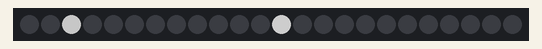
The sketch below on a simulated Arduino Uno, built with avr-gcc and run on an emulated ATmega328P. Parts: 24 RGB LEDs in strip order, left to right. Dim RGB values are drawn brighter than linear; random numbers use the default seed unless the sketch sets one.

Above: at 1.11 s.
At 9.36 s:
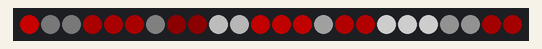
At 15.21 s:
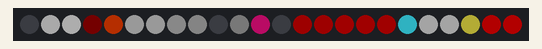
At 20.46 s:
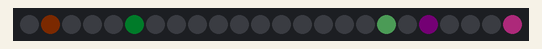
At 30.07 s:
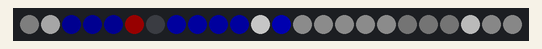
At 39.82 s:
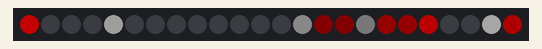

The sketch:

pop_fade_demo.ino
```cpp
/* pop_fade_demo

By: Andrew Tuline

Date: Sep, 2014

A demo showing the flexibility of individual LED pop fades across the HSV range. A little code and lots of variables can go a long way.

1) Fade
2) Colour bars.
3) Colour randomness, or array of colours. Set random via RGB for a wide range of colours.
4) Delay

You can set an LED with HSV values, but you can't query those values and increment/decrement them unless you maintain
a separate array. In addtion, there are no HSV methods/functions available yet in FastLED. As a result, I'm not doing any HSV modifications,
such as changing the saturation (which doesn't look at that cool anyway).

*/


#include "FastLED.h"                                          // FastLED library.

#if FASTLED_VERSION < 3001000
#error "Requires FastLED 3.1 or later; check github for latest code."
#endif

// Fixed definitions cannot change on the fly.
#define LED_DT 2                                             // Data pin to connect to the strip.
#define LED_CK 3
#define COLOR_ORDER BGR                                       // It's GRB for WS2812B and BGR for APA102
#define LED_TYPE APA102                                       // What kind of strip are you using (WS2801, WS2812B or APA102)?
#define NUM_LEDS 24                                           // Number of LED's.

// Initialize changeable global variables.
uint8_t max_bright = 128;                                     // Overall brightness definition. It can be changed on the fly.

struct CRGB leds[NUM_LEDS];                                   // Initialize our LED array.

// Most of these variables can be changed.
int ranamount = 50;                                           // The higher the number, lowers the chance for a pixel to light up.
uint8_t thisdelay = 50;                                       // Standard delay value.
bool boolcolours = 1;                                         // True = random, False = array of colours (up to 10)
uint8_t numcolours = 2;                                       // Number of colours in the array to display.
unsigned long colours[10] = {0xff0000, 0x00ff00, 0x0000ff, 0xffffff};  // Just assign the first 3 of these selectable colours.
uint8_t maxbar = 1;                                           // Maximum # of pixels to turn on in a row
uint8_t fadeval = 224;                                        // Fade rate


void setup() {
  delay(1000);                                                 // Power-up safety delay or something like that.
  Serial.begin(57600);

//  LEDS.addLeds<LED_TYPE, LED_DT, COLOR_ORDER>(leds, NUM_LEDS);          // Use this for WS2812B
  LEDS.addLeds<LED_TYPE, LED_DT, LED_CK, COLOR_ORDER>(leds, NUM_LEDS);  // Use this for WS2801 or APA102

  set_max_power_in_volts_and_milliamps(5, 500);               // FastLED 2.1 Power management set at 5V, 500mA
  FastLED.setBrightness(max_bright);
} // setup()


void loop() {
  ChangeMe();                                                 // Muck those variable around.
  EVERY_N_MILLISECONDS(thisdelay) {                           // FastLED based non-blocking delay to update/display the sequence.
    pop_fade();                                                 // Simple call to the routine.
  }
  show_at_max_brightness_for_power();
} // loop()


void pop_fade() {
  unsigned long thiscolour;
  if (ranamount >NUM_LEDS) ranamount = NUM_LEDS;               // Make sure we're at least utilizing ALL the LED's.
  int idex = random16(0, ranamount);

  if (idex < NUM_LEDS) {                                      // Only the lowest probability twinkles will do.
    boolcolours ? thiscolour = random(0, 0xffffff) : thiscolour =  colours[random16(0, numcolours)];
    int barlen = random16(1,maxbar);
    for (int i = 0; i <barlen; i++)
      if (idex+i < NUM_LEDS) leds[idex+i] = thiscolour;       // Make sure we don't overshoot the array.
  }
  for (int i = 0; i <NUM_LEDS; i++) leds[i].nscale8(fadeval); // Go through the array and reduce each RGB value by a percentage.
} // pop_fade()


void ChangeMe() {
  uint8_t secondHand = (millis() / 1000) % 30;                // Increase this if you want a longer demo.
  static uint8_t lastSecond = 99;                             // Static variable, means it's only defined once. This is our 'debounce' variable.

  // You can change variables, but remember to set them back in the next demo, or they will stay as is.
  if (lastSecond != secondHand) {
    lastSecond = secondHand;
    switch(secondHand) {
      case  0: thisdelay = 50; colours[0] = 0xffffff; numcolours=1; boolcolours=0; maxbar = 1; break;          // Just white twinkles
      case  5: thisdelay = 20; colours[1] = 0xff0000; numcolours=2; boolcolours=0; maxbar = 4; break;          // Add red and make bars
      case 15: thisdelay = 50; boolcolours=1; maxbar=1; break;                                                 // A pile of colours, 1 pixel in length
      case 20: thisdelay = 50; fadeval = 128; break;                                                           // Slow down the fade
      case 25: thisdelay = 50; colours[2]= 0x0000ff; boolcolours=0; numcolours=3; fadeval = 192; maxbar = 6; break;
      case 30: break;
    }
  } // if lastSecond
} // ChangeMe()
```
